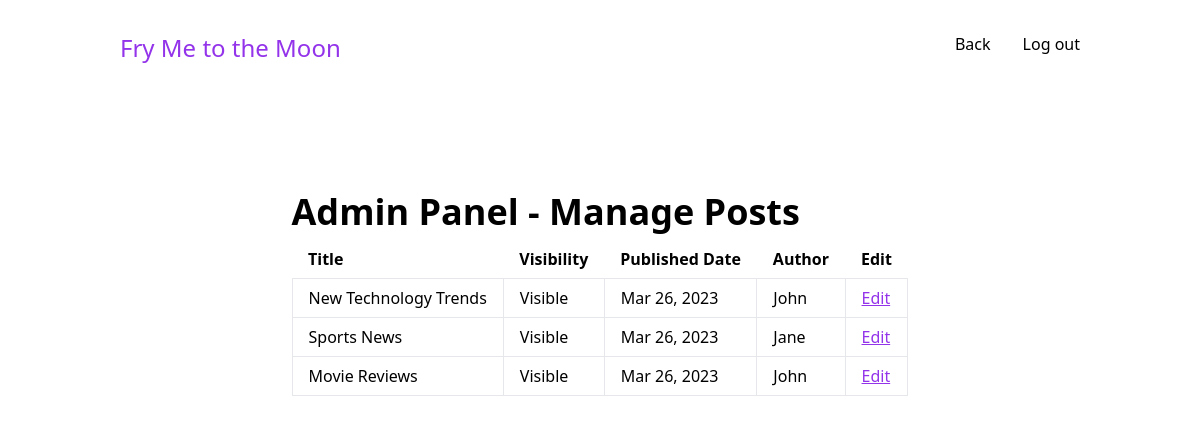
The page /admin/posts/index.php (signed in) on the database its author committed.
### tables this page shows
CREATE TABLE `posts`(
    `id` INT NOT NULL AUTO_INCREMENT PRIMARY KEY,
    `title` VARCHAR(33) NOT NULL,
    `content` TEXT NOT NULL,
    `visible` BOOLEAN NOT NULL DEFAULT TRUE,
    `category_id` INT,
    `created_at` DATETIME DEFAULT CURRENT_TIMESTAMP,
    `author_id` INT NOT NULL
);

CREATE TABLE `users`(
    `id` INT NOT NULL AUTO_INCREMENT PRIMARY KEY,
    `name` VARCHAR(33) NOT NULL,
    `email` VARCHAR(33) NOT NULL UNIQUE,
    `password` VARCHAR(255) NOT NULL,
    `role` ENUM('user', 'mod', 'admin') NOT NULL DEFAULT 'user'
);

### admin/posts/index.php (the view, shortened to what this page needs)
<?php
require_once('../../lib/utils/conn.php');
$query = "SELECT posts.id, posts.title, posts.created_at, posts.visible, users.name FROM posts JOIN users ON posts.author_id = users.id ORDER BY posts.created_at DESC";
$res = mysqli_query($conn, $query) or die("Query failed: " . mysqli_error($conn));
?>
<html>
<head>
    <link href="../../lib/css/output.css" rel="stylesheet" />
</head>
<body>
    <nav class="container flex justify-between px-8 py-8 mx-auto bg-white">
        <div>
            <h3 class="text-purple-600 h3">Fry Me to the Moon</h3>
        </div>
        <div class="flex space-x-8">
            <a href="../">Back</a>
            <a href="../../auth/log-out.php">Log out</a>
        </div>
    </nav>
    <div class="grid place-items-center">
        <div class="flex flex-col gap-2 mt-24 min-w-[50%] max-w-6xl">
            <h1 class="h1">Admin Panel - Manage Posts</h1>
            <table class="table-auto">
                <thead class="text-left">
                    <tr>
                        <th class="px-4 py-2">Title</th>
                        <th class="px-4 py-2">Visibility</th>
                        <th class="px-4 py-2">Published Date</th>
                        <th class="px-4 py-2">Author</th>
                        <th class="px-4 py-2">Edit</th>
                    </tr>
                </thead>
                <tbody>
                    <?php
                    while ($row = mysqli_fetch_array($res)) {
                        $title = $row['title'];
                        $visible = $row['visible'] ? "Visible" : "Hidden";
                        $date = date('M d, Y', strtotime($row['created_at']));
                        $author = $row['name'];
                        $id = $row['id'];
                        echo "<tr>
                        <td class='px-4 py-2 border'>$title</td>
                        <td class='px-4 py-2 border'>$visible</td>
                        <td class='px-4 py-2 border'>$date</td>
                        <td class='px-4 py-2 border'>$author</td>
                        <td class='px-4 py-2 border'><a class='link' href='edit?id=$id'>Edit</a></td>
                        </tr>";
                    }
                    ?>
                </tbody>
            </table>
        </div>
    </div>
</body>
</html>

### rows shown on the page
posts: title "New Technology Trends", visible "Visible", created_at "Mar 26, 2023", author.name "John"
posts: title "Sports News", visible "Visible", created_at "Mar 26, 2023", author.name "Jane"
posts: title "Movie Reviews", visible "Visible", created_at "Mar 26, 2023", author.name "John"
